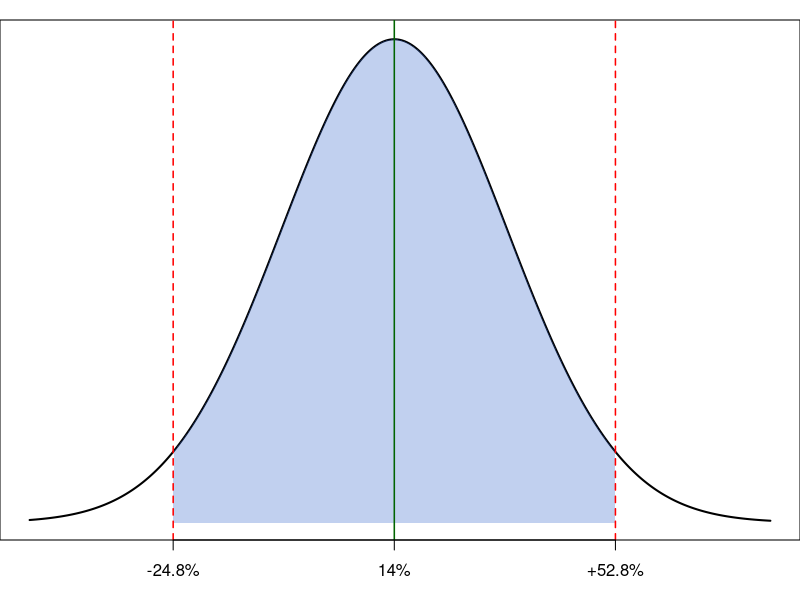

Here is the R script that generated this plot:
## ---- chunk 1
library(knitr)

tabla <- matrix(
  c("$\\checkmark$", "$\\times$", "$\\times$",
    "$\\checkmark$", "$\\times$", "$\\times$",
    "$\\times$", "$\\times$", "$\\times$"),
  nrow = 3, byrow = TRUE
)
colnames(tabla) <- c("Fundamental", "Intermedio", "Especializado")
rownames(tabla) <- c("Finanzas", "Estadística", "R")

kable(tabla, escape = FALSE, align = c("c","c","c"))

## ---- chunk 2
knitr::opts_chunk$set(
  echo = TRUE,
  message = FALSE,
  warning = FALSE,
  class.source = "numberLines",   # activa numeración en todos los chunks con echo=TRUE
  Sys.setlocale("LC_TIME", "es_ES.UTF-8")
)
## ---- chunk 3
par(mar=c(3,0,1,0))
# Parámetros
media <- 0.14        # rendimiento medio (14%)
sd <- 0.198          # desviación estándar (19.8%)
x <- seq(-0.5, 0.8, length=500)
y <- dnorm(x, mean = media, sd = sd)

# Límites del 95%
lim_inf <- media - 1.96 * sd   # -0.248
lim_sup <- media + 1.96 * sd   # 0.528

# Gráfico base
plot(x, y, type="l", lwd=2, col="black",
     #main="Distribución normal del rendimiento esperado (95%)",
     xlab = NA, ylab = NA,
     xaxt="n", yaxt="n")

# Área sombreada del 95%
polygon(c(x[x >= lim_inf & x <= lim_sup], lim_sup, lim_inf),
        c(y[x >= lim_inf & x <= lim_sup], 0, 0),
        col=rgb(0.2, 0.4, 0.8, 0.3), border=NA)

# Líneas verticales
abline(v = c(lim_inf, media, lim_sup),
       col = c("red", "darkgreen", "red"), lty = c(2, 1, 2), lwd = 1.5)

# Eje X con tres valores
axis(1, at = c(lim_inf, media, lim_sup),
     labels = c("-24.8%", "14%", "+52.8%"), las = 1)
